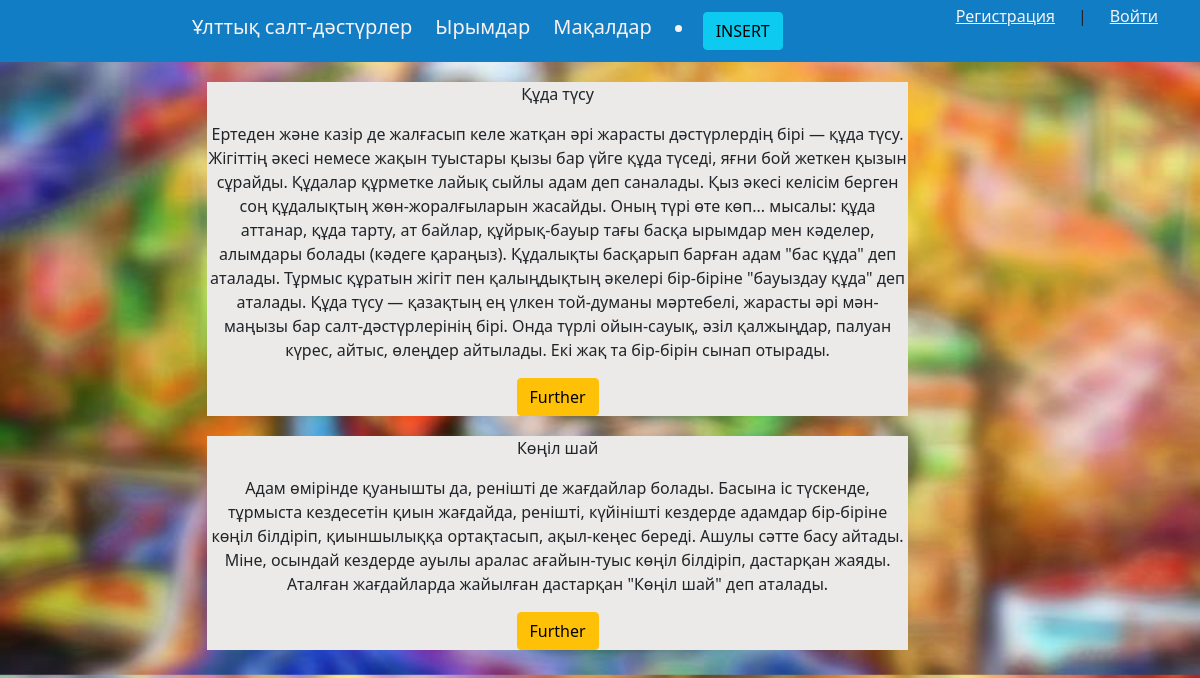
The page / on the database its author committed.
### project/models.py (models this page shows, shortened)
class Salt(models.Model):
    atu = models.CharField(max_length=250)
    malimet = models.TextField(blank=True)

### project/views.py (the view)
# urls.py: 2. Add a URL to urlpatterns:  path('', views.home, name='home')
def home(request):
    salt = Salt.objects.all()
    return render(request,'project/first.html',{'salt': salt})

### project/templates/project/first.html
{% extends 'project/base.html' %}
{% block content %}
<ul>
    {% for p in salt %}
    <div class = "modell">
        <p>{{ p.atu }}</p>
        <p>{{p.malimet}}</p>
        <a href="{% url 'news-detail' p.id  %}" class="btn btn-warning">Further</a>
    </div>
    {% endfor %}
    </ul>
    {% endblock %}

### project/static/project/css/style.css (style rules this page uses)
html, body { font-family: 'Arial'; margin: 0; padding: 0; height: 100%; width: 100%; color: #444; background-image: url('img/fon.jpg'); background-size: 100%; }
.modell { margin-top: 20px; margin-left: 15%; background-color: rgb(235, 234, 233); width: 60%; text-align: center; }

### rows shown on the page
Salt: atu "Құда түсу", malimet "Ертеден және казір де жалғасып келе жатқан әрі жарасты дәстүрлердің бірі — құда түсу. Жігіттің әкесі немесе жақын туыстары қызы бар үйге құда түседі, яғни бой жеткен қызын сұрайды. Құдалар құрметке лайық сыйлы адам деп саналады. Қыз әкесі келісім берген соң құдалықтың жөн-жоралғыларын жасайды. Оның түрі өте көп... мысалы: құда аттанар, құда тарту, ат байлар, құйрық-бауыр тағы басқа ырымдар мен кәделер, алымдары болады (кәдеге қараңыз). Құдалықты басқарып барған адам \"бас құда\" деп аталады. Тұрмыс құратын жігіт пен қалыңдықтың әкелері бір-біріне \"бауыздау құда\" деп аталады. Құда түсу — қазақтың ең үлкен той-думаны мәртебелі, жарасты әрі мән-маңызы бар салт-дәстүрлерінің бірі. Онда түрлі…"
Salt: atu "Көңіл шай", malimet "Адам өмірінде қуанышты да, ренішті де жағдайлар болады. Басына іс түскенде, тұрмыста кездесетін қиын жағдайда, ренішті, күйінішті кездерде адамдар бір-біріне көңіл білдіріп, қиыншылыққа ортақтасып, ақыл-кеңес береді. Ашулы сәтте басу айтады. Міне, осындай кездерде ауылы аралас ағайын-туыс көңіл білдіріп, дастарқан жаяды. Аталған жағдайларда жайылған дастарқан \"Көңіл шай\" деп аталады."
